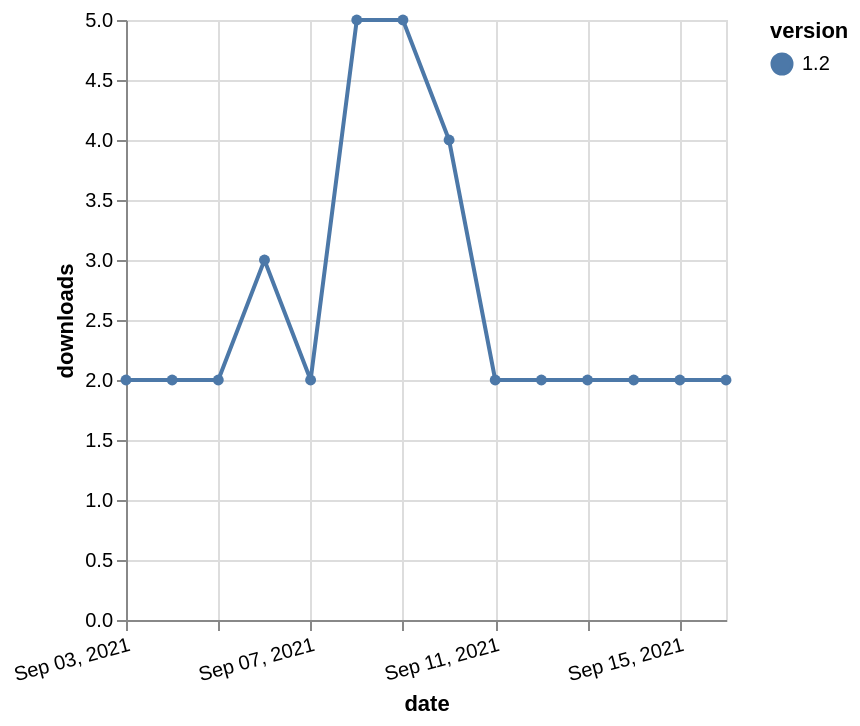

Source (Vega-Lite JSON):
### Vega-Lite specification from a JSON file in a GitHub repository (floating-point values rounded to 4 significant figures)
{"$schema": "https://vega.github.io/schema/vega-lite/v5.json", "description": "A simple bar chart with embedded data.", "data": {"values": [{"date": "2021-09-03", "total": 4201, "delta": 2, "version": "1.2"}, {"date": "2021-09-04", "total": 4203, "delta": 2, "version": "1.2"}, {"date": "2021-09-05", "total": 4205, "delta": 2, "version": "1.2"}, {"date": "2021-09-06", "total": 4208, "delta": 3, "version": "1.2"}, {"date": "2021-09-07", "total": 4210, "delta": 2, "version": "1.2"}, {"date": "2021-09-08", "total": 4215, "delta": 5, "version": "1.2"}, {"date": "2021-09-09", "total": 4220, "delta": 5, "version": "1.2"}, {"date": "2021-09-10", "total": 4224, "delta": 4, "version": "1.2"}, {"date": "2021-09-11", "total": 4226, "delta": 2, "version": "1.2"}, {"date": "2021-09-12", "total": 4228, "delta": 2, "version": "1.2"}, {"date": "2021-09-13", "total": 4230, "delta": 2, "version": "1.2"}, {"date": "2021-09-14", "total": 4232, "delta": 2, "version": "1.2"}, {"date": "2021-09-15", "total": 4234, "delta": 2, "version": "1.2"}, {"date": "2021-09-16", "total": 4236, "delta": 2, "version": "1.2"}]}, "width": "container", "mark": {"type": "line", "point": {"filled": true}}, "encoding": {"x": {"field": "date", "type": "temporal", "timeUnit": "yearmonthdate", "title": "date", "axis": {"labelAngle": -15}}, "y": {"field": "delta", "type": "quantitative", "title": "downloads"}, "color": {"field": "version", "type": "nominal"}, "tooltip": {"field": "delta"}}}
